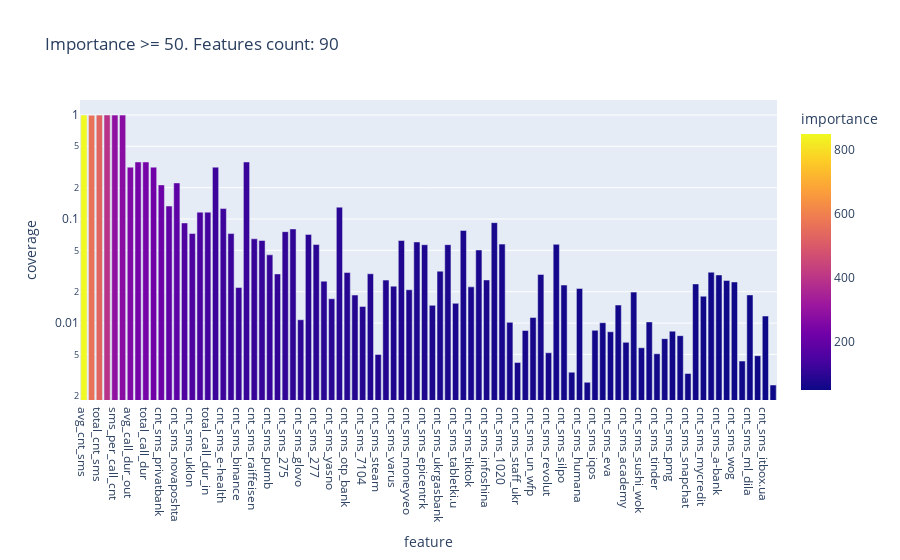
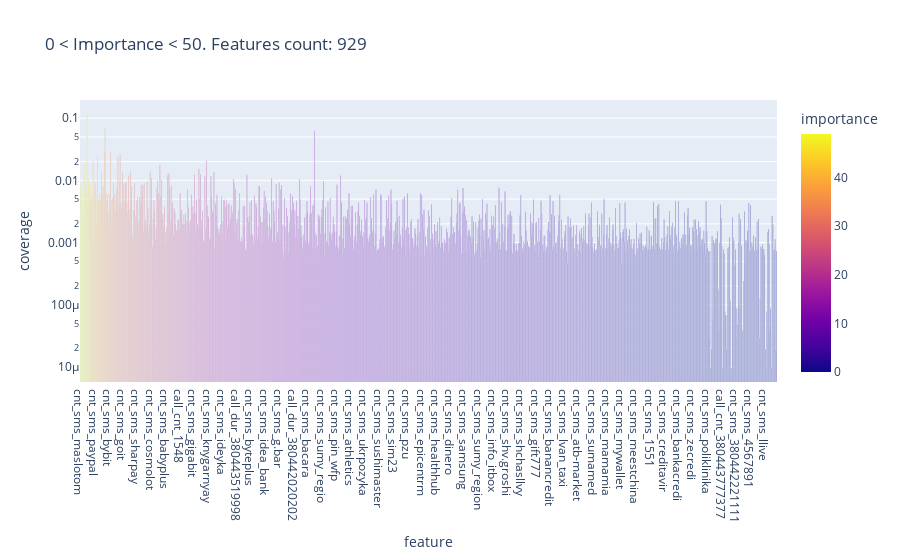
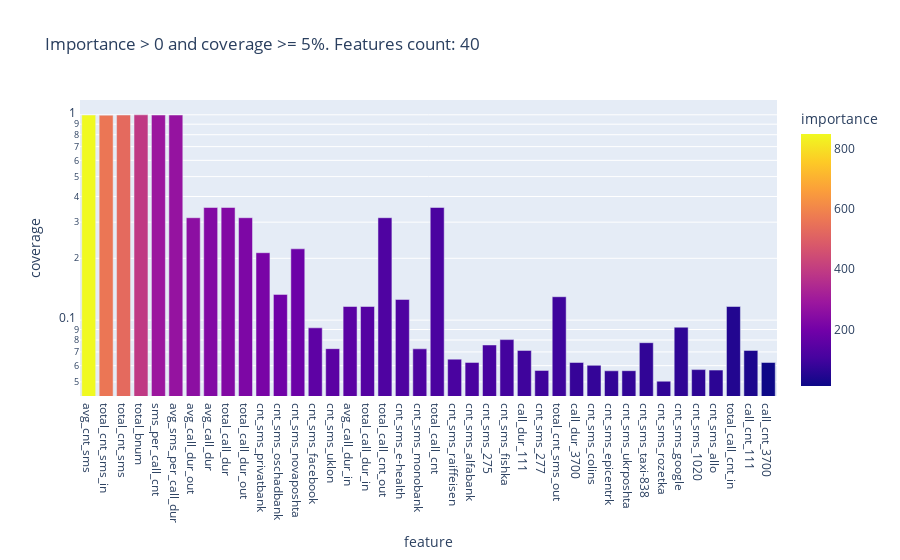

The notebook cell saved with these charts, in order:
### Code cell
def plot_importance_vs_abon_coverage():
    df = importance_df[
        (importance_df["importance"] > 0) | (importance_df["abon_count"] > 0)
    ]

    df_50 = df[df["importance"] >= 50]

    fig = px.bar(
        df_50,
        x="feature",
        y="coverage",
        color="importance",
        log_y=True,
        title=f"Importance >= 50. Features count: {len(df_50)}",
        hover_data=["abon_count"],
    )
    fig.show()

    df_till_50 = df[df["importance"] < 50]

    fig = px.bar(
        df_till_50,
        x="feature",
        y="coverage",
        color="importance",
        log_y=True,
        title=f"0 < Importance < 50. Features count: {len(df_till_50)}",
        hover_data=["abon_count"],
    )
    fig.show()

    df_most_abon = df[(df["importance"] > 0) & (df["coverage"] >= 0.05)]

    fig = px.bar(
        df_most_abon,
        x="feature",
        y="coverage",
        color="importance",
        log_y=True,
        title=f"Importance > 0 and coverage >= 5%. Features count: {len(df_most_abon)}",
        hover_data=["abon_count"],
    )
    fig.show()

    df_dropped = df[(df["importance"] >= 50) & (df["coverage"] < 0.05)].sort_values(
        by="coverage", ascending=False
    )
    print("Imporant features with low coverage we've dropped:")
    print(df_dropped)


plot_importance_vs_abon_coverage()

### Figure 1 — Plotly figure (JSON) as saved in the notebook; plotly's stock layout.template omitted (floating-point values rounded to 4 significant figures)
{"data": [{"alignmentgroup": "True", "customdata": [[103342], [103183], [103342], [103602], [103342], [103342], [32666], [36626], [36626], [32666], [22064], [13825], [23045], [9502], [7521], [12067], [12067], [32666], [13060], [7507], [2275], [36626], [6688], [6447], [4691], [3074], [7839], [8325], [1115], [7375], [5893], [2620], [1774], [13468], [3170], [1926], [1498], [3086], [518], [2680], [2346], [6442], [2167], [6239], [5868], [1534], [3269], [5875], [1603], [8043], [2308], [5222], [2690], [9566], [5947], [1052], [433], [879], [1171], [3038], [537], [5914], [2403], [349], [2229], [279], [882], [1044], [855], [1544], [676], [2055], [600], [1063], [525], [734], [866], [784], [339], [2464], [1877], [3194], [3005], [2659], [2573], [447], [1932], [503], [1210], [263]], "hovertemplate": "feature=%{x}<br>coverage=%{y}<br>abon_count=%{customdata[0]}<br>importance=%{marker.color}<extra></extra>", "legendgroup": "", "marker": {"color": [848, 562, 529, 391, 289, 276, 257, 234, 234, 222, 213, 193, 186, 157, 151, 148, 136, 125, 124, 120, 118, 117, 115, 114, 113, 107, 107, 103, 102, 95, 95, 93, 93, 93, 91, 88, 85, 84, 84, 82, 80, 80, 79, 77, 75, 74, 74, 74, 72, 72, 72, 71, 70, 69, 67, 67, 66, 65, 65, 64, 64, 63, 62, 62, 61, 60, 60, 59, 59, 59, 59, 58, 57, 57, 57, 57, 56, 56, 55, 55, 55, 54, 53, 53, 53, 53, 52, 51, 50, 50], "coloraxis": "coloraxis", "pattern": {"shape": ""}}, "name": "", "offsetgroup": "", "orientation": "v", "showlegend": false, "textposition": "auto", "type": "bar", "x": ["avg_cnt_sms", "total_cnt_sms_in", "total_cnt_sms", "total_bnum", "sms_per_call_cnt", "avg_sms_per_call_dur", "avg_call_dur_out", "avg_call_dur", "total_call_dur", "total_call_dur_out", "cnt_sms_privatbank", "cnt_sms_oschadbank", "cnt_sms_novaposhta", "cnt_sms_facebook", "cnt_sms_uklon", "avg_call_dur_in", "total_call_dur_in", "total_call_cnt_out", "cnt_sms_e-health", "cnt_sms_monobank", "cnt_sms_binance", "total_call_cnt", "cnt_sms_raiffeisen", "cnt_sms_alfabank", "cnt_sms_pumb", "cnt_sms_pmml", "cnt_sms_275", "cnt_sms_fishka", "cnt_sms_glovo", "call_dur_111", "cnt_sms_277", "cnt_sms_apple", "cnt_sms_yasno", "total_cnt_sms_out", "cnt_sms_otp_bank", "cnt_sms_5010", "cnt_sms_7104", "cnt_sms_microsoft", "cnt_sms_steam", "cnt_sms_sport_life", "cnt_sms_varus", "call_dur_3700", "cnt_sms_moneyveo", "cnt_sms_colins", "cnt_sms_epicentrk", "cnt_sms_ideabank", "cnt_sms_ukrgasbank", "cnt_sms_ukrposhta", "cnt_sms_tabletki.u", "cnt_sms_taxi-838", "cnt_sms_tiktok", "cnt_sms_rozetka", "cnt_sms_infoshina", "cnt_sms_google", "cnt_sms_1020", "cnt_sms_smartiway", "cnt_sms_staff_ukr", "cnt_sms_cloudotp", "cnt_sms_un_wfp", "cnt_sms_kyivstar", "cnt_sms_revolut", "cnt_sms_allo", "cnt_sms_silpo", "cnt_sms_luxe96", "cnt_sms_humana", "cnt_sms_epic_games", "cnt_sms_iqos", "cnt_sms_vodokanal", "cnt_sms_eva", "cnt_sms_tabletki.ua", "cnt_sms_academy", "cnt_sms_meestua", "cnt_sms_sushi_wok", "cnt_sms_volia", "cnt_sms_tinder", "cnt_sms_discord", "cnt_sms_pmg", "cnt_sms_tk_laser", "cnt_sms_snapchat", "cnt_sms_authmsg", "cnt_sms_mycredit", "cnt_sms_apteka911", "cnt_sms_a-bank", "cnt_sms_whatsapp", "cnt_sms_wog", "cnt_sms_10787", "cnt_sms_ml_dila", "cnt_sms_icu", "cnt_sms_itbox.ua", "cnt_sms_vandalvape"], "xaxis": "x", "y": [0.9975, 0.996, 0.9975, 1, 0.9975, 0.9975, 0.3153, 0.3535, 0.3535, 0.3153, 0.213, 0.1334, 0.2224, 0.09172, 0.0726, 0.1165, 0.1165, 0.3153, 0.1261, 0.07246, 0.02196, 0.3535, 0.06455, 0.06223, 0.04528, 0.02967, 0.07566, 0.08036, 0.01076, 0.07119, 0.05688, 0.02529, 0.01712, 0.13, 0.0306, 0.01859, 0.01446, 0.02979, 0.005, 0.02587, 0.02264, 0.06218, 0.02092, 0.06022, 0.05664, 0.01481, 0.03155, 0.05671, 0.01547, 0.07763, 0.02228, 0.0504, 0.02596, 0.09233, 0.0574, 0.01015, 0.004179, 0.008484, 0.0113, 0.02932, 0.005183, 0.05708, 0.02319, 0.003369, 0.02152, 0.002693, 0.008513, 0.01008, 0.008253, 0.0149, 0.006525, 0.01984, 0.005791, 0.01026, 0.005067, 0.007085, 0.008359, 0.007567, 0.003272, 0.02378, 0.01812, 0.03083, 0.02901, 0.02567, 0.02484, 0.004315, 0.01865, 0.004855, 0.01168, 0.002539], "yaxis": "y"}], "layout": {"barmode": "relative", "coloraxis": {"colorbar": {"title": {"text": "importance"}}, "colorscale": [[0, "#0d0887"], [0.1111, "#46039f"], [0.2222, "#7201a8"], [0.3333, "#9c179e"], [0.4444, "#bd3786"], [0.5556, "#d8576b"], [0.6667, "#ed7953"], [0.7778, "#fb9f3a"], [0.8889, "#fdca26"], [1, "#f0f921"]]}, "legend": {"tracegroupgap": 0}, "title": {"text": "Importance >= 50. Features count: 90"}, "xaxis": {"anchor": "y", "domain": [0, 1], "title": {"text": "feature"}}, "yaxis": {"anchor": "x", "domain": [0, 1], "title": {"text": "coverage"}, "type": "log"}}}

### Figure 2 — Plotly figure (JSON) as saved in the notebook; plotly's stock layout.template omitted (floating-point values rounded to 4 significant figures; data arrays with more than 128 entries replaced by an {"elided": "..."} marker saying what was removed)
{"data": [{"alignmentgroup": "True", "customdata": {"elided": "929x1 int values"}, "hovertemplate": "feature=%{x}<br>coverage=%{y}<br>abon_count=%{customdata[0]}<br>importance=%{marker.color}<extra></extra>", "legendgroup": "", "marker": {"color": {"elided": "929 int values"}, "coloraxis": "coloraxis", "pattern": {"shape": ""}}, "name": "", "offsetgroup": "", "orientation": "v", "showlegend": false, "textposition": "auto", "type": "bar", "x": {"elided": "929 str values"}, "xaxis": "x", "y": {"elided": "929 float values"}, "yaxis": "y"}], "layout": {"barmode": "relative", "coloraxis": {"colorbar": {"title": {"text": "importance"}}, "colorscale": [[0, "#0d0887"], [0.1111, "#46039f"], [0.2222, "#7201a8"], [0.3333, "#9c179e"], [0.4444, "#bd3786"], [0.5556, "#d8576b"], [0.6667, "#ed7953"], [0.7778, "#fb9f3a"], [0.8889, "#fdca26"], [1, "#f0f921"]]}, "legend": {"tracegroupgap": 0}, "title": {"text": "0 < Importance < 50. Features count: 929"}, "xaxis": {"anchor": "y", "domain": [0, 1], "title": {"text": "feature"}}, "yaxis": {"anchor": "x", "domain": [0, 1], "title": {"text": "coverage"}, "type": "log"}}}

### Figure 3 — Plotly figure (JSON) as saved in the notebook; plotly's stock layout.template omitted (floating-point values rounded to 4 significant figures)
{"data": [{"alignmentgroup": "True", "customdata": [[103342], [103183], [103342], [103602], [103342], [103342], [32666], [36626], [36626], [32666], [22064], [13825], [23045], [9502], [7521], [12067], [12067], [32666], [13060], [7507], [36626], [6688], [6447], [7839], [8325], [7375], [5893], [13468], [6442], [6239], [5868], [5875], [8043], [5222], [9566], [5947], [5914], [12067], [7375], [6442]], "hovertemplate": "feature=%{x}<br>coverage=%{y}<br>abon_count=%{customdata[0]}<br>importance=%{marker.color}<extra></extra>", "legendgroup": "", "marker": {"color": [848, 562, 529, 391, 289, 276, 257, 234, 234, 222, 213, 193, 186, 157, 151, 148, 136, 125, 124, 120, 117, 115, 114, 107, 103, 95, 95, 93, 80, 77, 75, 74, 72, 71, 69, 67, 63, 47, 38, 13], "coloraxis": "coloraxis", "pattern": {"shape": ""}}, "name": "", "offsetgroup": "", "orientation": "v", "showlegend": false, "textposition": "auto", "type": "bar", "x": ["avg_cnt_sms", "total_cnt_sms_in", "total_cnt_sms", "total_bnum", "sms_per_call_cnt", "avg_sms_per_call_dur", "avg_call_dur_out", "avg_call_dur", "total_call_dur", "total_call_dur_out", "cnt_sms_privatbank", "cnt_sms_oschadbank", "cnt_sms_novaposhta", "cnt_sms_facebook", "cnt_sms_uklon", "avg_call_dur_in", "total_call_dur_in", "total_call_cnt_out", "cnt_sms_e-health", "cnt_sms_monobank", "total_call_cnt", "cnt_sms_raiffeisen", "cnt_sms_alfabank", "cnt_sms_275", "cnt_sms_fishka", "call_dur_111", "cnt_sms_277", "total_cnt_sms_out", "call_dur_3700", "cnt_sms_colins", "cnt_sms_epicentrk", "cnt_sms_ukrposhta", "cnt_sms_taxi-838", "cnt_sms_rozetka", "cnt_sms_google", "cnt_sms_1020", "cnt_sms_allo", "total_call_cnt_in", "call_cnt_111", "call_cnt_3700"], "xaxis": "x", "y": [0.9975, 0.996, 0.9975, 1, 0.9975, 0.9975, 0.3153, 0.3535, 0.3535, 0.3153, 0.213, 0.1334, 0.2224, 0.09172, 0.0726, 0.1165, 0.1165, 0.3153, 0.1261, 0.07246, 0.3535, 0.06455, 0.06223, 0.07566, 0.08036, 0.07119, 0.05688, 0.13, 0.06218, 0.06022, 0.05664, 0.05671, 0.07763, 0.0504, 0.09233, 0.0574, 0.05708, 0.1165, 0.07119, 0.06218], "yaxis": "y"}], "layout": {"barmode": "relative", "coloraxis": {"colorbar": {"title": {"text": "importance"}}, "colorscale": [[0, "#0d0887"], [0.1111, "#46039f"], [0.2222, "#7201a8"], [0.3333, "#9c179e"], [0.4444, "#bd3786"], [0.5556, "#d8576b"], [0.6667, "#ed7953"], [0.7778, "#fb9f3a"], [0.8889, "#fdca26"], [1, "#f0f921"]]}, "legend": {"tracegroupgap": 0}, "title": {"text": "Importance > 0 and coverage >= 5%. Features count: 40"}, "xaxis": {"anchor": "y", "domain": [0, 1], "title": {"text": "feature"}}, "yaxis": {"anchor": "x", "domain": [0, 1], "title": {"text": "coverage"}, "type": "log"}}}
